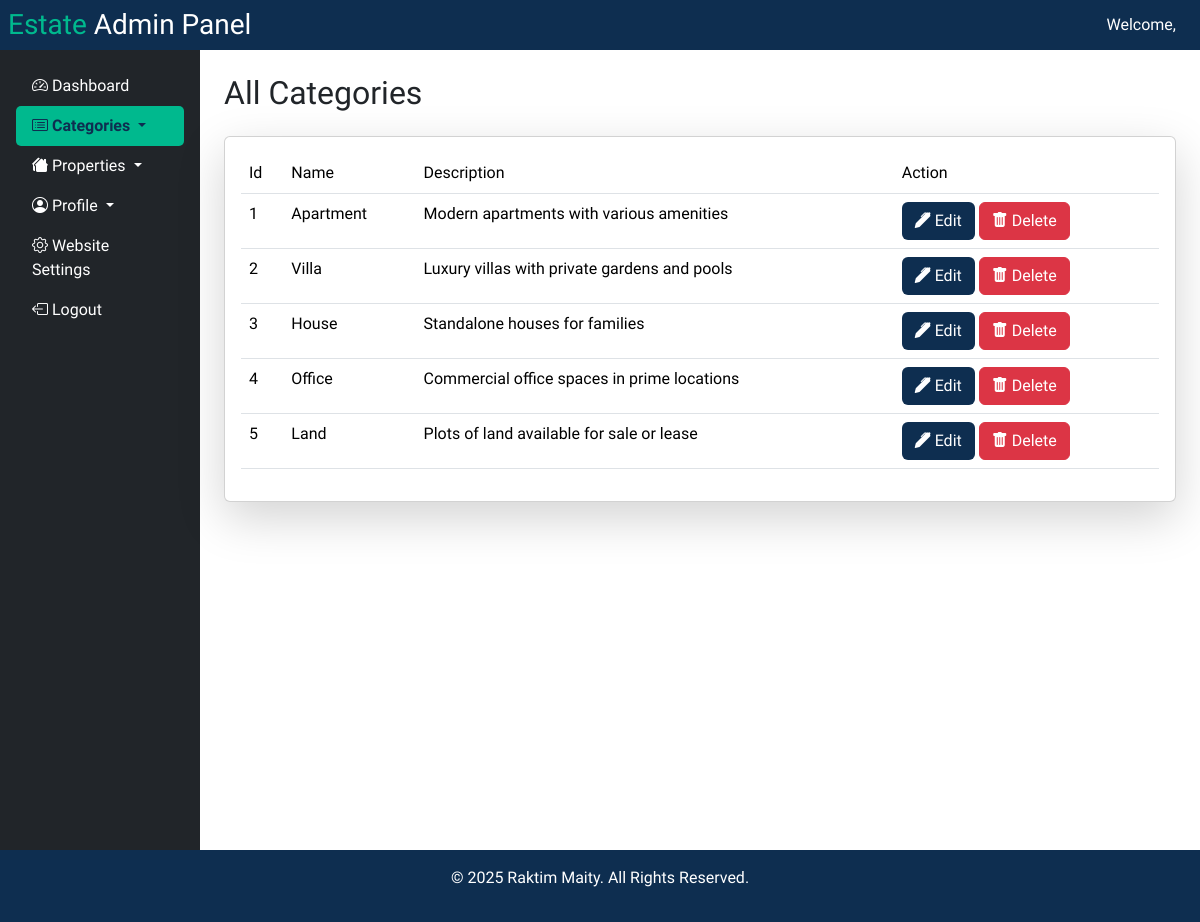
Screenshot of /admin/view_category.php with the database file from the repository.
### tables this page shows
CREATE TABLE `categories` (
  `id` int(11) NOT NULL,
  `name` varchar(255) NOT NULL,
  `description` text DEFAULT NULL,
  `created_at` timestamp NOT NULL DEFAULT current_timestamp()
);

### admin/view_category.php (the view, shortened to what this page needs)
<?php
include '../include/db.php';
?>
<?php include './include/title.php'; ?>
<body>
    <?php include './include/header.php'; ?>
    <div class="container-fluid">
        <div class="row">
            <?php include './include/sidebar.php'; ?>
            <main class="col-md-10 col-12 p-4">
                <h2 class="mb-4">All Categories</h2>
                <div class="card shadow-lg">
                    <div class="card-body">
                        <div class="table-responsive">
                            <table class="table table-hover">
                                <thead>
                                    <th>Id</th>
                                    <th>Name</th>
                                    <th>Description</th>
                                    <th>Action</th>
                                </thead>
                                <tbody>
                                    <?php
                                    $count = 1;
                                    $query = "SELECT * FROM categories";
                                    $run_query = mysqli_query($conn, $query);
                                    while ($data = mysqli_fetch_array($run_query)) {
                                    ?>
                                        <tr>
                                            <td><?= $count ?></td>
                                            <td><?= $data['name'] ?></td>
                                            <td>
                                                <?= $data['description'] ?>
                                            </td>
                                            <td>
                                                <button type="button" class="btn" style="background-color: #0E2E50; color: #fff;" data-bs-toggle="modal" data-bs-target="#exampleModal<?= $data['id'] ?>"><i class="bi bi-pen-fill"></i> Edit </button>
                                                <a href="./view_category.php?del=<?= $data['id'] ?>">
                                                    <button type="button" class="btn btn-danger" data-bs-toggle="modal"><i class="bi bi-trash-fill"></i> Delete </button>
                                                </a>
                                            </td>
                                        </tr>
                                    <?php
                                        $count++;
                                    }
                                    ?>
                                </tbody>
                            </table>
                        </div>
                    </div>
                </div>
        </div>
    </div>
    <?php include './include/footer.php'; ?>
</body>
</html>

### admin/include/title.php (style rules this page uses)
* { font-family: "Liter", serif; font-weight: 400; font-style: normal; }
body { display: flex; flex-direction: column; min-height: 100vh; }

### rows the page displays
categories: name "Apartment", description "Modern apartments with various amenities"
categories: name "Villa", description "Luxury villas with private gardens and pools"
categories: name "House", description "Standalone houses for families"
categories: name "Office", description "Commercial office spaces in prime locations"
categories: name "Land", description "Plots of land available for sale or lease"
